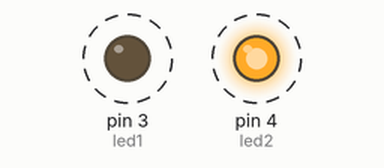
This sketch was run on a simulated Arduino Uno, built with avr-gcc and run on an emulated ATmega328P. On the bench: output pins drawn as LEDs (lit = HIGH). Dashed ring = blinking.

Above: at 0.7 s.
Timing chart, 0 to 3.3 s (numbered marks = the images above):
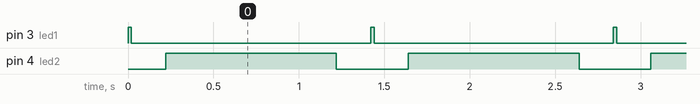

The sketch:

TWO_LEDS.ino
```cpp
int led1 = 3; // define the GREEN LED (first led)
int led2 = 4; // define the RED LED (second led)

void setup() {
  // put your setup code here, to run once:
  pinMode(led1, OUTPUT);
  pinMode(led2 , OUTPUT);
}

void loop() {
  // put your main code here, to run repeatedly:
  // GREEN LED (First LED)
  digitalWrite(led1, HIGH);
  delay(20);
  digitalWrite(led1, LOW);
  delay(200);

  // RED LED (Second LED)
  digitalWrite(led2, HIGH);
  delay(1000);
  digitalWrite(led2, LOW);
  delay(200);
}
```

Measured:
- by itself, pin 3 (led1): alternates HIGH for 0.02 s and LOW for 1.4 s
- by itself, pin 4 (led2): alternates HIGH for 1.0 s and LOW for 0.42 s
- by itself, everything shown: repeats every 7.1 s, in 10 steps
